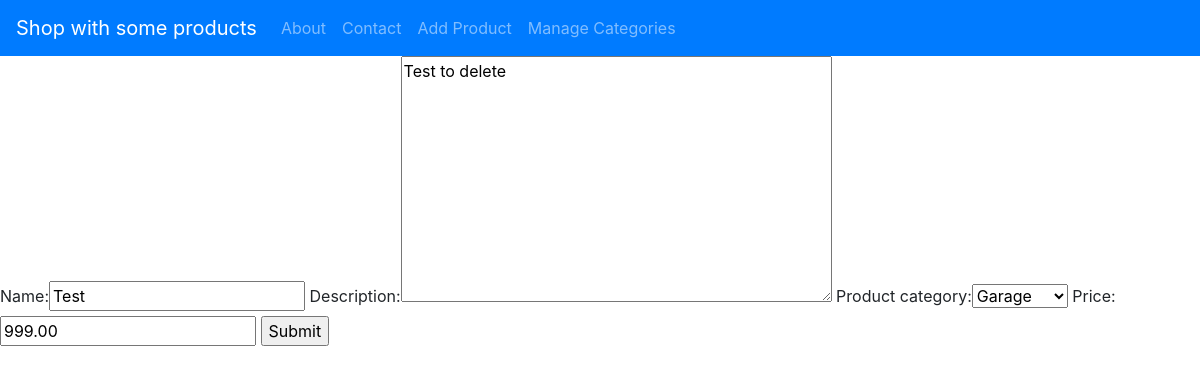
The app's page /edit_product/11/, older data.
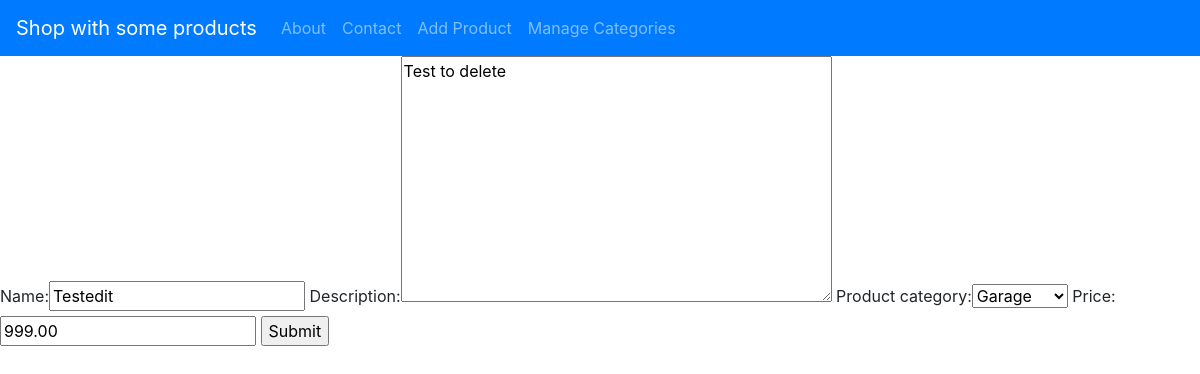
The same page, newer data.
### products/models.py (models this page shows, shortened)
class Product(models.Model):
    name = models.CharField(max_length=100)
    description = models.TextField()
    product_category = models.ForeignKey(Category, null=True, on_delete=models.SET_NULL)
    price = models.DecimalField(max_digits=5, decimal_places=2)

class Category(models.Model):
    name = models.CharField(max_length=100)
    def __str__(self):
        return self.name

### products/views.py (the view)
# urls.py: path('edit_product/<int:pk>/', views.edit_product, name='product_edit'),
def edit_product(request, pk):
    product = Product.objects.get(id=pk)
    form = ProductForm(instance=product)
    if request.method == 'POST':
        form = ProductForm(request.POST, instance=product)
        if form.is_valid():
            form.save()
            return redirect('/')
    context = {'form': form}
    return render(request, 'products/create_form.html', context)

### products/forms.py
class ProductForm(ModelForm):
    class Meta:
        model = Product
        fields = '__all__'

### products/templates/products/create_form.html (shortened to what this page needs)
{% extends 'products/main.html' %}
{% block content %}
<form method="POST">
    {{form}}
    <input type="submit" name="Submit">
</form>
{% endblock %}

Row changes from the older to the newer data that the page shows:
changed Product "Test to delete": name "Test" → "Testedit"
